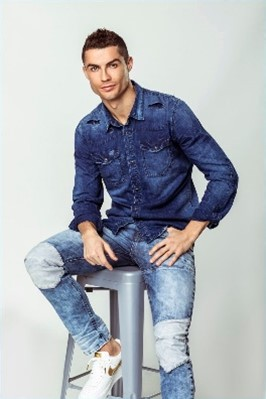
#> input picture r.jpg, 266 x 399 px
$ python 'Crop&Swap .py'
#> lines starting #> are read from the running program, lines starting #| are printed output that depends on the picture; after the words box and inside, x2 and y2 are one past the last pixel; in counts of white or black regions, pixels touching at a corner belong together
import cv2
import numpy as np

photo=cv2.imread('r.jpg')
#> photo is the input picture: shape (399, 266, 3); mean B, G, R 184.2, 178.2, 173.8
photo1=cv2.imread('bts-pic.jpg')
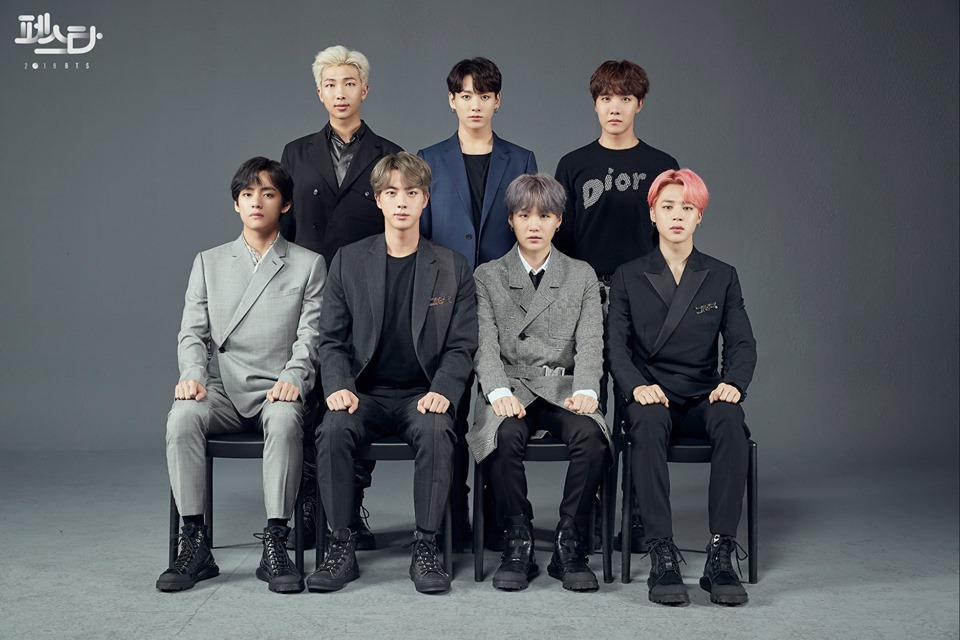
#> input picture bts-pic.jpg, 960 x 640 px
#> photo1 is the input picture: shape (640, 960, 3); mean B, G, R 95.5, 91.3, 86.9

cv2.imshow('title',photo)
cv2.imshow('title1',photo1)
cv2.waitKey()    #argument in milliseconds
cv2.destroyAllWindows()

#to detect faces in both images
model=cv2.CascadeClassifier('haarcascade_frontalface_default.xml')

#to detect face and get coordinates from photo1
face1=model.detectMultiScale(photo1)
#> face1 = [[306, 45, 52, 52], [587, 77, 57, 57], [230, 173, 54, 54], [310, 61, 59, 59], [448, 77, 53, 53], [646, 183, 61, 61], [504, 190, 62, 62], [369, 167, 63, 63], [512, 340, 58, 58], [644, 152, 76, 76], [202, 303, 116, 116]]
x11=face1[0][0]
#> x11 = 306
y11=face1[0][1]
#> y11 = 45
x21= x11+face1[0][2]
#> x21 = 358
y21= y11+face1[0][3]
#> y21 = 97

#to print photo with green rectangle around detected face
aphoto=cv2.rectangle(photo1,(x11,y11),(x21,y21),[0,255,0],2)
cv2.imshow('bts',aphoto)
cv2.imwrite('bts-detect.jpg',aphoto)
cv2.waitKey()
cv2.destroyAllWindows()

#to detect face and get coordinates from photo
face=model.detectMultiScale(photo)
#> face = [[76, 45, 55, 55]]
x1=face[0][0]
#> x1 = 76
y1=face[0][1]
#> y1 = 45
x2= x1+face[0][2]
#> x2 = 131
y2= y1+face[0][3]
#> y2 = 100

#to print photo with green rectangle around detected face
bphoto=cv2.rectangle(photo,(x1,y1),(x2,y2),[0,255,0],2)
cv2.imshow('fb',bphoto)
cv2.imwrite('fb-detect.jpg',aphoto)
cv2.waitKey()
cv2.destroyAllWindows()


#to crop from each picture
photo=cv2.imread('r.jpg')
photo1=cv2.imread('bts-pic.jpg')

crop_photo=photo[y1:y2,x1:x2]
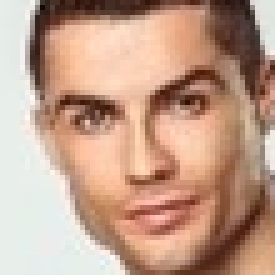
#> crop_photo: shape (55, 55, 3) (shown 5 times larger); mean B, G, R 138, 158, 193.3
cv2.imshow('title',crop_photo)
cv2.imwrite("fbcrop.jpg",crop_photo)
cv2.waitKey()
cv2.destroyAllWindows()

crop_photo1=photo1[y11:y21,x11:x21]
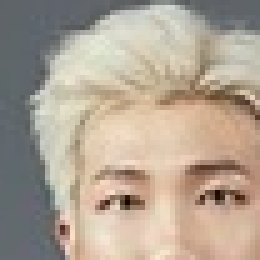
#> crop_photo1: shape (52, 52, 3) (shown 5 times larger); mean B, G, R 147.7, 163.1, 176.5
cv2.imshow('title',crop_photo1)
cv2.imwrite("btscrop.jpg",crop_photo1)
cv2.waitKey()
cv2.destroyAllWindows()

#to swap both pictures
photo=cv2.imread('r.jpg')
photo1=cv2.imread('bts-pic.jpg')

x_end1=x11+crop_photo.shape[1]
#> x_end1 = 361
y_end1=y11+crop_photo.shape[0]
#> y_end1 = 100
photo1[y11:y_end1,x11:x_end1]=crop_photo
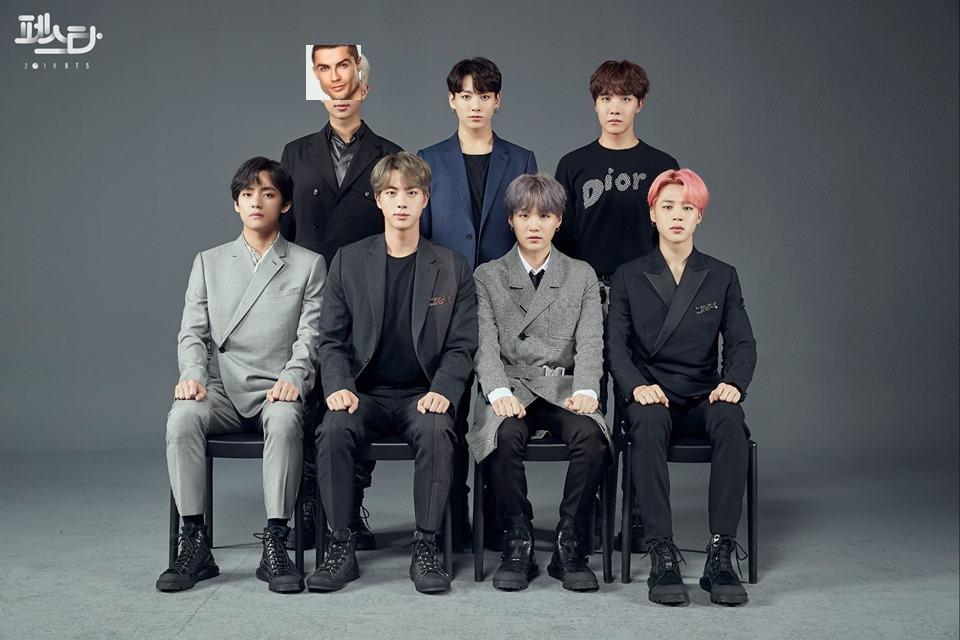
#> photo1: shape (640, 960, 3); 0.49% of pixels changed, all inside (x1, y1, x2, y2) = (306, 45, 361, 100)

cv2.imshow('btsswap',photo1)
cv2.imwrite("btsswap.jpg",photo1)
cv2.waitKey()
cv2.destroyAllWindows()

photo=cv2.imread('r.jpg')
photo1=cv2.imread('bts-pic.jpg')

x_end=x1+crop_photo1.shape[1]
#> x_end = 128
y_end=y1+crop_photo1.shape[0]
#> y_end = 97
photo[y1:y_end,x1:x_end]=crop_photo1
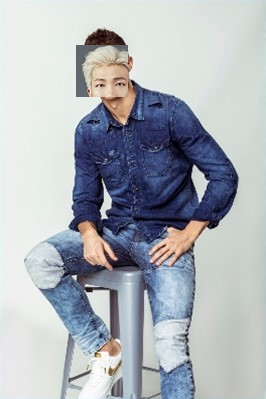
#> photo: shape (399, 266, 3); 2.55% of pixels changed, all inside (x1, y1, x2, y2) = (76, 45, 128, 97)

cv2.imshow('fbswap',photo)
cv2.imwrite("fbswap.jpg",photo)
cv2.waitKey()
cv2.destroyAllWindows()
